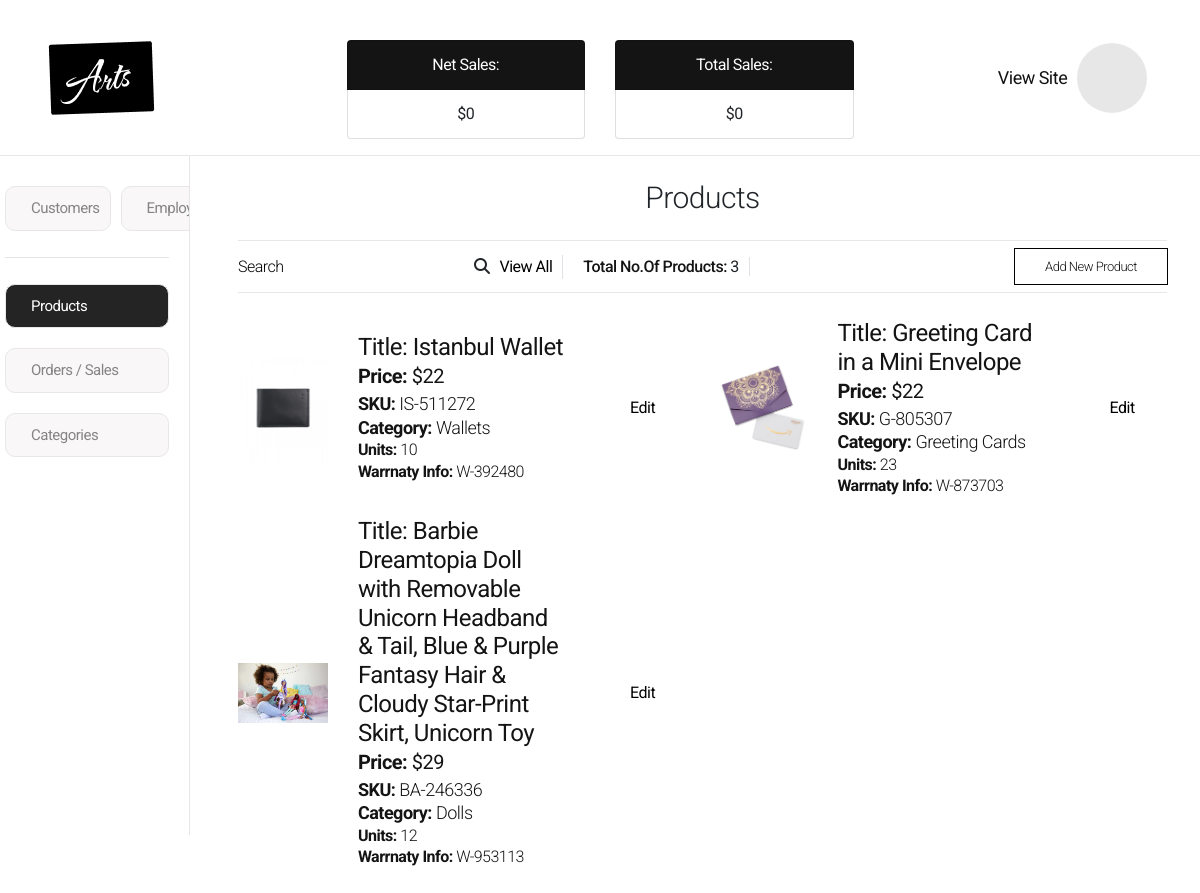
Screenshot of /admin/dashboard.php with the database file from the repository.
### tables this page shows
CREATE TABLE `products` (
  `Product Id` int(11) NOT NULL,
  `Product Name` varchar(255) NOT NULL,
  `Product Stock` int(11) NOT NULL,
  `Product Category` varchar(255) NOT NULL,
  `Product SKU` varchar(255) NOT NULL,
  `Images` text NOT NULL,
  `Keywords` varchar(255) NOT NULL,
  `Warranty` varchar(50) NOT NULL,
  `Product Price` varchar(255) NOT NULL,
  `Product Description` varchar(255) NOT NULL,
  `Product Brand` varchar(255) NOT NULL
);

### src/functions.php (called while the page is built, shortened)
<?php
class Product
{
    public function __construct($name, $SKU, $category, $stock, $img, $productKeywords, $price, $description, $warranty, $brand)
    {
        $this->price = $price;
        $this->name = $name;
        $this->category = $category;
        $this->SKU = $SKU;
        $this->stock = $stock;
        $this->images = $img;
        $this->warranty = $warranty;
    }
    public static function createInstancesOfProduct($connection)
    {
        $showSQL = "SELECT * FROM `products`";
        $showQueryResult = mysqli_query($connection, $showSQL);
    }
}
Product::createInstancesOfProduct($connection);

### src/admin/sections/products.php (shortened to what this page needs)
<div class="position-relative product-section">
    <div class="products-section">
        <div class="text-center">
            <h4 class="fs-30 py-4 border-bottom-hr mb-0 fc-secondary-300 fw-300">Products</h4>
        </div>
        <div class="d-flex border-bottom-hr justify-content-between py-2">
            <div class="d-flex align-items-center gap-10">
                <form action="<?php echo $_SERVER["PHP_SELF"]; ?>">
                    <div class="search--bar fw-300 fs-16">
                        <span class="mr-2 addHover"><button type="submit" name="searchProduct">Search</button> <input required style="display: inline; width: auto;" type="text"></span><i class="fa-solid fa-magnifying-glass"></i>
                    </div>
                </form>
                <button data-view-all-products class="addHover border-right active">View All</button>
                <p class="fs-16 border-right"><span class="fc-secondary fw-500">Total No.Of Products:</span> <?php echo count(Product::$instances); ?></p>
            </div>
            <button class="btn btn-primary " data-add-product>Add New Product</button>
        </div>
        <div class="allProducts ">
            <div class="row all-product-container py-3">
                <?php foreach (Product::$instances as $product) { ?>
                    <div class="all-product-item col-lg-6 col-md-6 col-sm-12  d-flex align-items-center ">
                        <div class="col-lg-3">
                            <div class="img__wrap">
                                <img src="../assets/images/product-images/<?php echo $product->images; ?>">
                            </div>
                        </div>
                        <div class="col-lg-6">
                            <h6 class="fc-secondary fw-400 fs-24 mb-2">Title: <?php echo $product->name; ?></h6>
                            <p class="fc-secondary fw-400 fs-20 mb-5"><strong>Price:</strong> $<?php echo $product->price; ?></p>
                            <h6 class="fc-secondary fw-300 fs-18 mb-2"><strong>SKU: </strong><?php echo $product->SKU; ?> </h6>
                            <h6 class="fc-secondary fw-300 fs-18 mb-2"><strong>Category: </strong><?php echo $product->category; ?></h6>
                            <h6 class="fc-secondary fw-300 fs-16 mb-2"><strong>Units: </strong><?php echo $product->stock; ?></h6>
                            <h6 class="fc-secondary fw-300 fs-16 mb-2"><strong>Warrnaty Info: </strong><?php echo $product->warranty; ?></h6>
                        </div>
                        <div class="col-lg-3">
                            <button class="addHover mx-auto d-block">Edit</button>
                        </div>
                    </div>
                <?php } ?>
            </div>
        </div>
    </div>
</div>

### src/assets/css/style.css (style rules this page uses)
* { margin: 0; padding: 0; letter-spacing: -.5px; font: inherit; }
*, *::before, *::after { box-sizing: border-box; }
html, body { overflow-x: hidden; scroll-behavior: smooth; }
body { -webkit-font-smoothing: antialiased; font-family: var(--ff-primary); }
img { max-width: 100%; }
button { background: none; outline: none; }
h1, h2, h3, h4, h5, h6, p { padding: 0; margin-bottom: 0; color: var(--clr-neutral-700); }
p { color: var(--fc-neutral-400); font-size: var(--fs-16); font-weight: 400; line-height: normal; }
button, input { outline: none; border: none; }
input { width: 100%; }
.border-right { border-right: 1px solid var(--fc-accent); padding-right: 10px; }
.border-right+* { padding-left: 10px; }
.border-bottom-hr { border-bottom: 1px solid #e7e7e7; }
.mb-0 { margin-bottom: 0 !important; }
.fc-secondary { color: var(--clr-secondary); }
.fw-300 { font-weight: 300; }
.fw-400 { font-weight: 400; }
.fw-500 { font-weight: 500; }
.fs-16 { font-size: var(--fs-16) !important; }
.fs-18 { font-size: var(--fs-18) !important; }
.fs-20 { font-size: var(--fs-20) !important; }
.fs-24 { font-size: var(--fs-24) !important; }
.fs-30 { font-size: var(--fs-30) !important; }
.gap-10 { gap: 10px; }
.mb-2 { margin-bottom: 2px !important; }
.mb-5 { margin-bottom: 5px !important; }
.btn { padding: 10px 30px; border-radius: 0; display: inline-flex; align-items: center; justify-content: center; font-size: var(--fs-13); font-weight: 300; line-height: normal; }
.btn-primary { background-color: var(--clr-primary) !important; color: var(--clr-secondary); outline: 1px solid #000; border: none !important; }
.addHover { transition: color 100ms ease; }
.search--bar { cursor: pointer; }
.all-product-item { border-radius: 10px; padding: 10px 0; }
body.dashboard-body { overflow: hidden; }
strong { font-weight: 700 !important; }

### src/assets/css/variables.css (style rules this page uses)
:root { --ff-primary: 'Roboto', sans-serif; --ff-secondary: 'Poppins', sans-serif; --clr-primary: #ffffff; --clr-secondary: #141414; --clr-secondary-400: #858585; --section-padding: 65px 0; --fs-13: 13px; --fs-14: 14px; --fs-16: 16px; --fs-18: 18px; --fs-20: 20px; --fs-22: 22px; --fs-24: 24px; --fs-25: 25px; --fs-30: 30px; --fs-35: 35px; --fs-40: 40px; --fs-45: 45px; --fs-50: 50px; --fs-55: 55px; --fs-60: 60px; --fs-65: 65px; }

### rows the page displays
products: Images (picture), Product Name "Istanbul Wallet", Product Price "22", Product SKU "IS-511272", Product Category "Wallets", Product Stock "10", Warranty "W-392480"
products: Images (picture), Product Name "Greeting Card in a Mini Envelope", Product Price "22", Product SKU "G-805307", Product Category "Greeting Cards", Product Stock "23", Warranty "W-873703"
products: Images (picture), Product Name "Barbie Dreamtopia Doll with Removable Unicorn Headband & Tail, Blue & Purple Fantasy Hair & Cloudy Star-Print Skirt, Unicorn Toy", Product Price "29", Product SKU "BA-246336", Product Category "Dolls", Product Stock "12", Warranty "W-953113"

### other values shown
$currencySymbol "$"
count(Product::$instances) "3"
